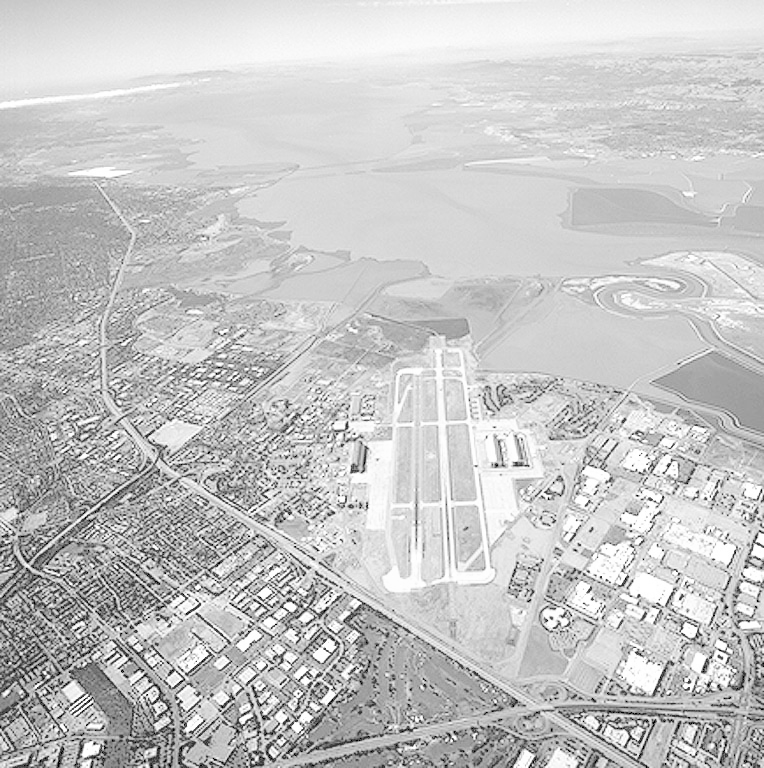
#> input picture 4th_grade/hw_image_processing-2/hw2/aerialview-washedout.tif, 764 x 768 px
$ python q3.py
#> lines starting #> are read from the running program, lines starting #| are printed output that depends on the picture
### 4th_grade/hw_image_processing-2/hw2/src/histogram_equal_helper.py
import numpy as np  # IMPORTANT Note, I only import np for type expression, all functions are hand crafted
import matplotlib.pyplot as plt

def generate_histogram(image: np.ndarray,
                       get_min_max: bool = False,
                       plot_histogram: bool = False)-> list[int] | tuple[list[int], int, int]:
    '''Return the histogram (list) and min, max (if selected)'''
    # Get the dimensions of the image
    height, width = image.shape

    # Initialize the histogram (a list of 256 zeros) and min, max
    histogram = [0] * 256
    min_intensity = 255
    max_intensity = 0

    for y in range(height):
        for x in range(width):
            # Get the current pixel intensity
            pixel_intensity = image[y][x]

            # Increment the corresponding bucket
            histogram[pixel_intensity] += 1

            if get_min_max:
                max_intensity = max(max_intensity, pixel_intensity)
                min_intensity = min(min_intensity, pixel_intensity)

    if plot_histogram:
        plt.figure(figsize=(10, 5))
        plt.bar(range(256), histogram, color='gray', width=1)

        plt.title('Computed Grayscale Histogram')
        plt.xlabel('Pixel Intensity (0 - 255)')
        plt.ylabel('Number of Pixels')
        plt.xlim([0, 255])
        plt.grid(axis='y', alpha=0.75)

        plt.show()

    if get_min_max:
        return histogram, min_intensity, max_intensity
    else:
        return histogram

# [50 lines left out: function reweight_histogram, not called in this run]

def histogram_matching(image: np.ndarray, start_intensity: int = 0, end_intensity: int = 255, plot_histogram: bool = False) -> np.ndarray:
    height, width = image.shape

    # Get the original image's histogram
    histogram = generate_histogram(image, plot_histogram=plot_histogram)

    # Calculate the Cumulative Pixels (which is CDF * total_pixels)
    # notice that only the start ~ end intensity zone will be record
    cumulative_pixels = [0] * 256
    current_sum = 0
    for i in range(start_intensity, end_intensity + 1):
        current_sum += histogram[i]
        cumulative_pixels[i] = current_sum

    total_pixels = current_sum

    # Creating the intensity mapping lookup table
    # notice that only the start ~ end intensity zone will be record
    mapping = [0] * 256

    # We need to make sure the uniform distribution isin the same scope of the input zone
    intensity_zone = end_intensity - start_intensity

    # Loop through targeted intensities
    for i in range(start_intensity, end_intensity + 1):
        # To match the 2 CDFs we want: CDF_input(i) = CDF_output(x) = (x - offset)/intensity_zone
        # Note that by default intensity_zone will be 255 and offset will be 0
        # If we custom the start and end intensity, we need to also custom the start and end of the uniform dist.
        # Therefore, x = intensity_zone * CDF_input(i) + offset
        mapping[i] = round(intensity_zone * (cumulative_pixels[i] / total_pixels) + start_intensity)

    # Apply the mapping to create the new image
    output_image = np.zeros((height, width), dtype=image.dtype)

    for y in range(height):
        for x in range(width):
            old_intensity = image[y][x]

            # Assign the new calculated intensity from our lookup table
            # Notice that the intensities outside the start ~ end will be map to 0
            output_image[y][x] = mapping[old_intensity]

    return output_image

### 4th_grade/hw_image_processing-2/hw2/q3.py
import cv2
from src.histogram_equal_helper import generate_histogram, histogram_matching

AERIAL_IMG = "aerialview-washedout.tif"
EINSTEIN_IMG = "einstein-low-contrast.tif"

# Comment This Section to Change the Target Image----------
TARGET_IMAGE = AERIAL_IMG
# TARGET_IMAGE = EINSTEIN_IMG
# ------------------------------------------------

if __name__ == "__main__":
    image = cv2.imread(TARGET_IMAGE, cv2.IMREAD_GRAYSCALE)
#> image is the input picture: shape (768, 764); min 0, max 255, mean 197.2

    if image is None:
        print(f"Error: Could not load the image. Please check the file path.")
    else:
        result_img = histogram_matching(image, plot_histogram=True)
#> after the loop in generate_histogram, `for y in range(height):`: histogram = 256 values, max 15128 at index 213, min 0 at index 1, mean 2292
#> in generate_histogram, `plt.show()`:
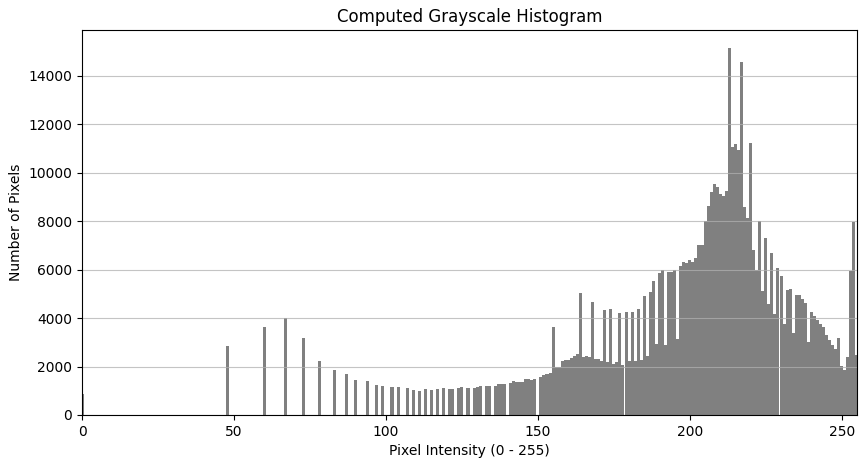
#> figure drawn by matplotlib, 1 panel; tallest bar 15128 high, from x = 212.5 to 213.5
#> the loop in histogram_matching, `for i in range(start_intensity, end_intensity + 1):` made 256 passes
#> current_sum on passes 1 to 3: 868, 868, 868
#> after the loop in histogram_matching, `for i in range(start_intensity, end_intensity + 1):`: cumulative_pixels = 256 values from 868 to 586752; current_sum = 586752
#> after the loop in histogram_matching, `for i in range(start_intensity, end_intensity + 1):`: mapping = 256 values from 0 to 255
#> after the loop in histogram_matching, `for y in range(height):`:
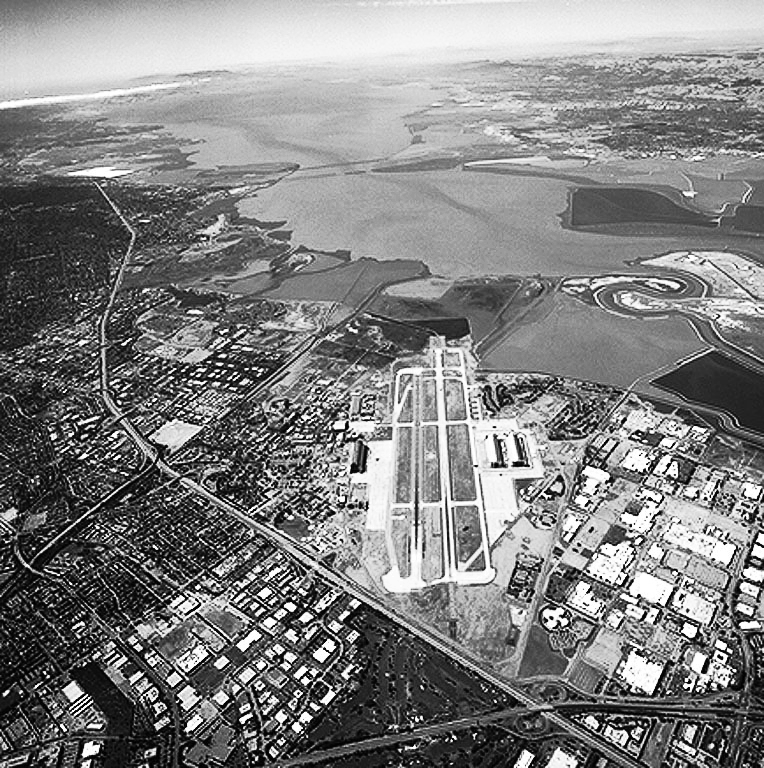
#> output_image: shape (768, 764); min 0, max 255, mean 128.8

        _, mmin, mmax = generate_histogram(result_img, get_min_max=True, plot_histogram=True)
#> call 2 of generate_histogram, with get_min_max = True, plot_histogram = True
#> after the loop in generate_histogram (call 2), `for y in range(height):`: histogram = 256 values, max 15128 at index 154, min 0 at index 1, mean 2292
#> in generate_histogram (call 2), `plt.show()`:
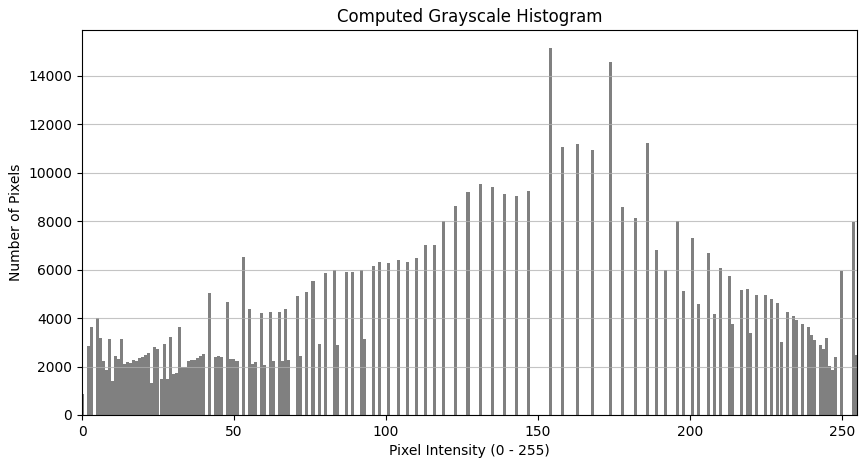
#> figure drawn by matplotlib, 1 panel; tallest bar 15128 high, from x = 153.5 to 154.5
#> mmin = 0; mmax = 255
        print(f"min: {mmin}, max: {mmax}")
#| min: 0, max: 255

        if TARGET_IMAGE == AERIAL_IMG:
            cv2.imwrite("result/q3/aerialView_GHE.tif", result_img)
        else:
            cv2.imwrite("result/q3/einstein_GHE.tif", result_img)

        cv2.imshow("Question 3: GHE", result_img)
        cv2.waitKey(0)
        cv2.destroyAllWindows()
